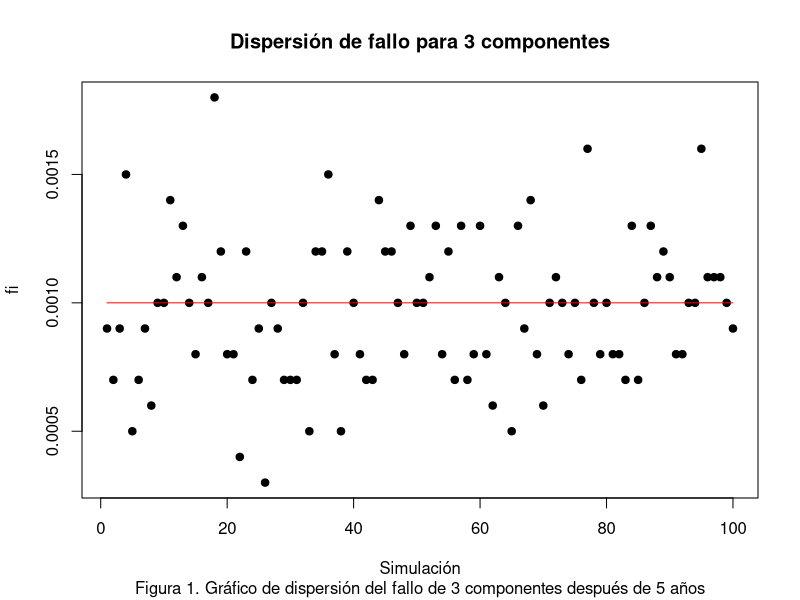
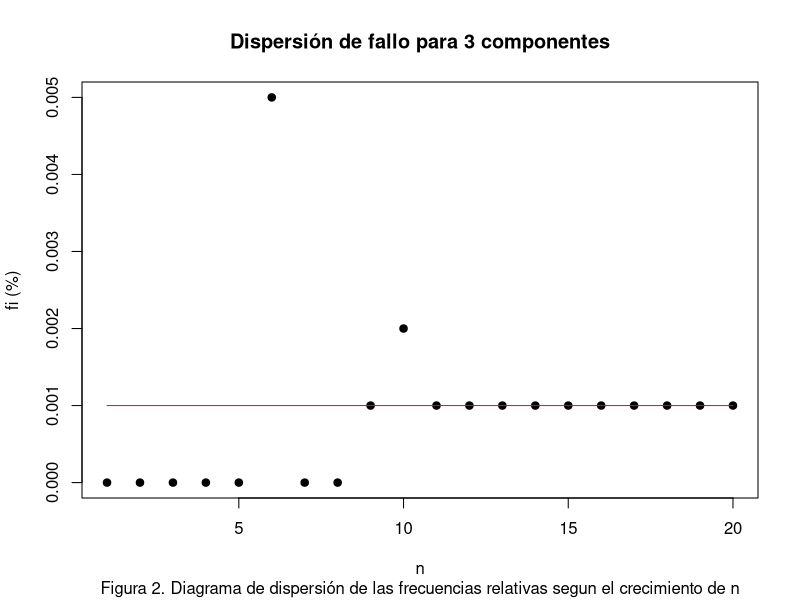

Reproduce these figures in R, in order.
set.seed(101) # Semilla de aleatoriedad.

# Se asume que 1 indica que el componente
experimento <- rbinom(5, size = 3, prob = 0.1)
print(experimento)

# Punto 1.
f_n <- replicate(100, sum((rbinom(10000, size = 3, prob = 0.1) == 3)/ 10000))

# a). y b).
plot(1:100,
     f_n,pch=19,
     main = "Dispersión de fallo para 3 componentes",
     ylab="fi",
     xlab ="Simulación",
     sub="Figura 1. Gráfico de dispersión del fallo de 3 componentes después de 5 años")
lines(1:100,
      rep(0.001,100), col = "red")

# c).
n <- c(20, 30, 40, 50, 100, 200, 300, 400, 1000, 20000, 40000, 50000, 60000, 70000, 80000, 90000, 100000, 200000, 500000, 1000000)
length(n)
f_n <- c() # Frecuencia Relativa.
for (i in n){
  f_n <- c(f_n,round(sum(rbinom(i, size=3,prob=0.1) == 3)/i, 3))
}
print(f_n)
plot(1:20,
     f_n,
     pch=19,
     main = "Dispersión de fallo para 3 componentes",
     ylab="fi (%)",
     xlab ="n",
     sub="Figura 2. Diagrama de dispersión de las frecuencias relativas segun el crecimiento de n")
lines(1:20,
      rep(0.001,20), col = "red")